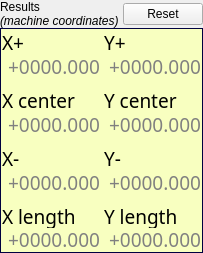
        <widget class="QWidget" name="gbResults" native="true">
         <layout class="QGridLayout" name="gridLayout_18">
          <property name="leftMargin">
           <number>0</number>
          </property>
          <property name="topMargin">
           <number>0</number>
          </property>
          <property name="rightMargin">
           <number>0</number>
          </property>
          <property name="bottomMargin">
           <number>0</number>
          </property>
          <property name="horizontalSpacing">
           <number>4</number>
          </property>
          <property name="verticalSpacing">
           <number>0</number>
          </property>
          <item row="0" column="0">
           <widget class="QLabel" name="label_5">
            <property name="text">
             <string>Results&lt;br /&gt;
&lt;i&gt;(machine coordinates)&lt;/i&gt;</string>
            </property>
            <property name="textFormat">
             <enum>Qt::RichText</enum>
            </property>
            <property name="wordWrap">
             <bool>false</bool>
            </property>
           </widget>
          </item>
          <item row="1" column="0" colspan="2">
           <widget class="QWidget" name="qwResultsXY" native="true">
            <property name="minimumSize">
             <size>
              <width>0</width>
              <height>225</height>
             </size>
            </property>
            <property name="maximumSize">
             <size>
              <width>16777215</width>
              <height>225</height>
             </size>
            </property>
            <property name="styleSheet">
             <string notr="true">#qwResultsXY{background-color: rgb(248, 255, 192); color: rgb(0, 0, 63); border-width: 1px; border-style: solid;}</string>
            </property>
            <layout class="QGridLayout" name="gridLayout_14">
             <property name="leftMargin">
              <number>0</number>
             </property>
             <property name="topMargin">
              <number>0</number>
             </property>
             <property name="rightMargin">
              <number>0</number>
             </property>
             <property name="bottomMargin">
              <number>0</number>
             </property>
             <property name="horizontalSpacing">
              <number>0</number>
             </property>
             <property name="verticalSpacing">
              <number>6</number>
             </property>
             <item row="0" column="0">
              <widget class="QWidget" name="qwResultsXY_2" native="true">
               <layout class="QVBoxLayout" name="verticalLayout_18">
                <property name="spacing">
                 <number>0</number>
                </property>
                <property name="leftMargin">
                 <number>2</number>
                </property>
                <property name="topMargin">
                 <number>2</number>
                </property>
                <property name="rightMargin">
                 <number>2</number>
                </property>
                <property name="bottomMargin">
                 <number>2</number>
                </property>
                <item>
                 <widget class="QLabel" name="lblLblPosX_2">
                  <property name="sizePolicy">
                   <sizepolicy hsizetype="Expanding" vsizetype="Fixed">
                    <horstretch>1</horstretch>
                    <verstretch>0</verstretch>
                   </sizepolicy>
                  </property>
                  <property name="maximumSize">
                   <size>
                    <width>16777215</width>
                    <height>16777215</height>
                   </size>
                  </property>
                  <property name="font">
                   <font>
                    <family>LED Calculator</family>
                    <pointsize>14</pointsize>
                   </font>
                  </property>
                  <property name="text">
                   <string notr="true">X+</string>
                  </property>
                 </widget>
                </item>
                <item>
                 <widget class="QLabel" name="qfProbeResultXmax">
                  <property name="sizePolicy">
                   <sizepolicy hsizetype="Expanding" vsizetype="Fixed">
                    <horstretch>3</horstretch>
                    <verstretch>0</verstretch>
                   </sizepolicy>
                  </property>
                  <property name="minimumSize">
                   <size>
                    <width>0</width>
                    <height>0</height>
                   </size>
                  </property>
                  <property name="font">
                   <font>
                    <family>LED Calculator</family>
                    <pointsize>14</pointsize>
                   </font>
                  </property>
                  <property name="styleSheet">
                   <string notr="true">color: #808080;</string>
                  </property>
                  <property name="text">
                   <string notr="true">+0000.000</string>
                  </property>
                  <property name="alignment">
                   <set>Qt::AlignRight|Qt::AlignTrailing|Qt::AlignVCenter</set>
                  </property>
                 </widget>
                </item>
               </layout>
              </widget>
             </item>
             <item row="0" column="1">
              <widget class="QWidget" name="qwResultsXY_3" native="true">
               <layout class="QVBoxLayout" name="verticalLayout_19">
                <property name="spacing">
                 <number>0</number>
                </property>
                <property name="leftMargin">
                 <number>2</number>
                </property>
                <property name="topMargin">
                 <number>2</number>
                </property>
                <property name="rightMargin">
                 <number>2</number>
                </property>
                <property name="bottomMargin">
                 <number>2</number>
                </property>
                <item>
                 <widget class="QLabel" name="lblLblPosY_2">
                  <property name="sizePolicy">
                   <sizepolicy hsizetype="Expanding" vsizetype="Fixed">
                    <horstretch>1</horstretch>
                    <verstretch>0</verstretch>
                   </sizepolicy>
                  </property>
                  <property name="maximumSize">
                   <size>
                    <width>16777215</width>
                    <height>16777215</height>
                   </size>
                  </property>
                  <property name="font">
                   <font>
                    <family>LED Calculator</family>
                    <pointsize>14</pointsize>
                   </font>
                  </property>
                  <property name="text">
                   <string notr="true">Y+</string>
                  </property>
                 </widget>
                </item>
                <item>
                 <widget class="QLabel" name="qfProbeResultYmax">
                  <property name="sizePolicy">
                   <sizepolicy hsizetype="Expanding" vsizetype="Fixed">
                    <horstretch>3</horstretch>
                    <verstretch>0</verstretch>
                   </sizepolicy>
                  </property>
                  <property name="minimumSize">
                   <size>
                    <width>0</width>
                    <height>0</height>
                   </size>
                  </property>
                  <property name="font">
                   <font>
                    <family>LED Calculator</family>
                    <pointsize>14</pointsize>
                   </font>
                  </property>
                  <property name="styleSheet">
                   <string notr="true">color: #808080;</string>
                  </property>
                  <property name="text">
                   <string notr="true">+0000.000</string>
                  </property>
                  <property name="alignment">
                   <set>Qt::AlignRight|Qt::AlignTrailing|Qt::AlignVCenter</set>
                  </property>
                 </widget>
                </item>
               </layout>
              </widget>
             </item>
             <item row="1" column="0">
              <widget class="QWidget" name="qwResultsXY_4" native="true">
               <layout class="QVBoxLayout" name="verticalLayout_21">
                <property name="spacing">
                 <number>0</number>
                </property>
                <property name="leftMargin">
                 <number>2</number>
                </property>
                <property name="topMargin">
                 <number>2</number>
                </property>
                <property name="rightMargin">
                 <number>2</number>
                </property>
                <property name="bottomMargin">
                 <number>2</number>
                </property>
                <item>
                 <widget class="QLabel" name="lblLblPosX_3">
                  <property name="sizePolicy">
                   <sizepolicy hsizetype="Expanding" vsizetype="Fixed">
                    <horstretch>1</horstretch>
                    <verstretch>0</verstretch>
                   </sizepolicy>
                  </property>
                  <property name="maximumSize">
                   <size>
                    <width>16777215</width>
                    <height>16777215</height>
                   </size>
                  </property>
                  <property name="font">
                   <font>
                    <family>LED Calculator</family>
                    <pointsize>14</pointsize>
                   </font>
                  </property>
                  <property name="text">
                   <string notr="true">X center</string>
                  </property>
                 </widget>
                </item>
                <item>
                 <widget class="QLabel" name="qfProbeResultXcenter">
                  <property name="sizePolicy">
                   <sizepolicy hsizetype="Expanding" vsizetype="Fixed">
                    <horstretch>3</horstretch>
                    <verstretch>0</verstretch>
                   </sizepolicy>
                  </property>
                  <property name="minimumSize">
                   <size>
                    <width>0</width>
                    <height>0</height>
                   </size>
                  </property>
                  <property name="font">
                   <font>
                    <family>LED Calculator</family>
                    <pointsize>14</pointsize>
                   </font>
                  </property>
                  <property name="styleSheet">
                   <string notr="true">color: #808080;</string>
                  </property>
                  <property name="text">
                   <string notr="true">+0000.000</string>
                  </property>
                  <property name="alignment">
                   <set>Qt::AlignRight|Qt::AlignTrailing|Qt::AlignVCenter</set>
                  </property>
                 </widget>
                </item>
               </layout>
              </widget>
             </item>
             <item row="1" column="1">
              <widget class="QWidget" name="qwResultsXY_5" native="true">
               <layout class="QVBoxLayout" name="verticalLayout_20">
                <property name="spacing">
                 <number>0</number>
                </property>
                <property name="leftMargin">
                 <number>2</number>
                </property>
                <property name="topMargin">
                 <number>2</number>
                </property>
                <property name="rightMargin">
                 <number>2</number>
                </property>
                <property name="bottomMargin">
                 <number>2</number>
                </property>
                <item>
                 <widget class="QLabel" name="lblLblPosY_3">
                  <property name="sizePolicy">
                   <sizepolicy hsizetype="Expanding" vsizetype="Fixed">
                    <horstretch>1</horstretch>
                    <verstretch>0</verstretch>
                   </sizepolicy>
                  </property>
                  <property name="maximumSize">
                   <size>
                    <width>16777215</width>
                    <height>16777215</height>
                   </size>
                  </property>
                  <property name="font">
                   <font>
                    <family>LED Calculator</family>
                    <pointsize>14</pointsize>
                   </font>
                  </property>
                  <property name="text">
                   <string notr="true">Y center</string>
                  </property>
                 </widget>
                </item>
                <item>
                 <widget class="QLabel" name="qfProbeResultYcenter">
                  <property name="sizePolicy">
                   <sizepolicy hsizetype="Expanding" vsizetype="Fixed">
                    <horstretch>3</horstretch>
                    <verstretch>0</verstretch>
                   </sizepolicy>
                  </property>
                  <property name="minimumSize">
                   <size>
                    <width>0</width>
                    <height>0</height>
                   </size>
                  </property>
                  <property name="font">
                   <font>
                    <family>LED Calculator</family>
                    <pointsize>14</pointsize>
                   </font>
                  </property>
                  <property name="styleSheet">
                   <string notr="true">color: #808080;</string>
                  </property>
                  <property name="text">
                   <string notr="true">+0000.000</string>
                  </property>
                  <property name="alignment">
                   <set>Qt::AlignRight|Qt::AlignTrailing|Qt::AlignVCenter</set>
                  </property>
                 </widget>
                </item>
               </layout>
              </widget>
             </item>
             <item row="2" column="0">
              <widget class="QWidget" name="qwResultsXY_6" native="true">
               <layout class="QVBoxLayout" name="verticalLayout_23">
                <property name="spacing">
                 <number>0</number>
                </property>
                <property name="leftMargin">
                 <number>2</number>
                </property>
                <property name="topMargin">
                 <number>2</number>
                </property>
                <property name="rightMargin">
                 <number>2</number>
                </property>
                <property name="bottomMargin">
                 <number>2</number>
                </property>
                <item>
                 <widget class="QLabel" name="lblLblPosX_4">
                  <property name="sizePolicy">
                   <sizepolicy hsizetype="Expanding" vsizetype="Fixed">
                    <horstretch>1</horstretch>
                    <verstretch>0</verstretch>
                   </sizepolicy>
                  </property>
                  <property name="maximumSize">
                   <size>
                    <width>16777215</width>
                    <height>16777215</height>
                   </size>
                  </property>
                  <property name="font">
                   <font>
                    <family>LED Calculator</family>
                    <pointsize>14</pointsize>
                   </font>
                  </property>
                  <property name="text">
                   <string notr="true">X-</string>
                  </property>
                 </widget>
                </item>
                <item>
                 <widget class="QLabel" name="qfProbeResultXmin">
                  <property name="sizePolicy">
                   <sizepolicy hsizetype="Expanding" vsizetype="Fixed">
                    <horstretch>3</horstretch>
                    <verstretch>0</verstretch>
                   </sizepolicy>
                  </property>
                  <property name="minimumSize">
                   <size>
                    <width>0</width>
                    <height>0</height>
                   </size>
                  </property>
                  <property name="font">
                   <font>
                    <family>LED Calculator</family>
                    <pointsize>14</pointsize>
                   </font>
                  </property>
                  <property name="styleSheet">
                   <string notr="true">color: #808080;</string>
                  </property>
                  <property name="text">
                   <string notr="true">+0000.000</string>
                  </property>
                  <property name="alignment">
                   <set>Qt::AlignRight|Qt::AlignTrailing|Qt::AlignVCenter</set>
                  </property>
                 </widget>
                </item>
               </layout>
              </widget>
             </item>
             <item row="2" column="1">
              <widget class="QWidget" name="qwResultsXY_7" native="true">
               <layout class="QVBoxLayout" name="verticalLayout_22">
                <property name="spacing">
                 <number>0</number>
                </property>
                <property name="leftMargin">
                 <number>2</number>
                </property>
                <property name="topMargin">
                 <number>2</number>
                </property>
                <property name="rightMargin">
                 <number>2</number>
                </property>
                <property name="bottomMargin">
                 <number>2</number>
                </property>
                <item>
                 <widget class="QLabel" name="lblLblPosY_4">
                  <property name="sizePolicy">
                   <sizepolicy hsizetype="Expanding" vsizetype="Fixed">
                    <horstretch>1</horstretch>
                    <verstretch>0</verstretch>
                   </sizepolicy>
                  </property>
                  <property name="maximumSize">
                   <size>
                    <width>16777215</width>
                    <height>16777215</height>
                   </size>
                  </property>
                  <property name="font">
                   <font>
                    <family>LED Calculator</family>
                    <pointsize>14</pointsize>
                   </font>
                  </property>
                  <property name="text">
                   <string notr="true">Y-</string>
                  </property>
                 </widget>
                </item>
                <item>
                 <widget class="QLabel" name="qfProbeResultYmin">
                  <property name="sizePolicy">
                   <sizepolicy hsizetype="Expanding" vsizetype="Fixed">
                    <horstretch>3</horstretch>
                    <verstretch>0</verstretch>
                   </sizepolicy>
                  </property>
                  <property name="minimumSize">
                   <size>
                    <width>0</width>
                    <height>0</height>
                   </size>
                  </property>
                  <property name="font">
                   <font>
                    <family>LED Calculator</family>
                    <pointsize>14</pointsize>
                   </font>
                  </property>
                  <property name="styleSheet">
                   <string notr="true">color: #808080;</string>
                  </property>
                  <property name="text">
                   <string notr="true">+0000.000</string>
                  </property>
                  <property name="alignment">
                   <set>Qt::AlignRight|Qt::AlignTrailing|Qt::AlignVCenter</set>
                  </property>
                 </widget>
                </item>
               </layout>
              </widget>
             </item>
             <item row="3" column="0">
              <widget class="QWidget" name="qwResultsXY_8" native="true">
               <layout class="QVBoxLayout" name="verticalLayout_24">
                <property name="spacing">
                 <number>0</number>
                </property>
                <property name="leftMargin">
                 <number>2</number>
                </property>
                <property name="topMargin">
                 <number>2</number>
                </property>
                <property name="rightMargin">
                 <number>2</number>
                </property>
                <property name="bottomMargin">
                 <number>2</number>
                </property>
                <item>
                 <widget class="QLabel" name="lblLblPosX_5">
                  <property name="sizePolicy">
                   <sizepolicy hsizetype="Expanding" vsizetype="Fixed">
                    <horstretch>1</horstretch>
                    <verstretch>0</verstretch>
                   </sizepolicy>
                  </property>
                  <property name="maximumSize">
                   <size>
                    <width>16777215</width>
                    <height>16777215</height>
                   </size>
                  </property>
                  <property name="font">
                   <font>
                    <family>LED Calculator</family>
                    <pointsize>14</pointsize>
                   </font>
                  </property>
                  <property name="text">
                   <string notr="true">X length</string>
                  </property>
                 </widget>
                </item>
                <item>
                 <widget class="QLabel" name="qfProbeResultXlength">
                  <property name="sizePolicy">
                   <sizepolicy hsizetype="Expanding" vsizetype="Fixed">
                    <horstretch>3</horstretch>
                    <verstretch>0</verstretch>
                   </sizepolicy>
                  </property>
                  <property name="minimumSize">
                   <size>
                    <width>0</width>
                    <height>0</height>
                   </size>
                  </property>
                  <property name="font">
                   <font>
                    <family>LED Calculator</family>
                    <pointsize>14</pointsize>
                   </font>
                  </property>
                  <property name="styleSheet">
                   <string notr="true">color: #808080;</string>
                  </property>
                  <property name="text">
                   <string notr="true">+0000.000</string>
                  </property>
                  <property name="alignment">
                   <set>Qt::AlignRight|Qt::AlignTrailing|Qt::AlignVCenter</set>
                  </property>
                 </widget>
                </item>
               </layout>
              </widget>
             </item>
             <item row="3" column="1">
              <widget class="QWidget" name="qwResultsXY_9" native="true">
               <layout class="QVBoxLayout" name="verticalLayout_25">
                <property name="spacing">
                 <number>0</number>
                </property>
                <property name="leftMargin">
                 <number>2</number>
                </property>
                <property name="topMargin">
                 <number>2</number>
                </property>
                <property name="rightMargin">
                 <number>2</number>
                </property>
                <property name="bottomMargin">
                 <number>2</number>
                </property>
                <item>
                 <widget class="QLabel" name="lblLblPosY_5">
                  <property name="sizePolicy">
                   <sizepolicy hsizetype="Expanding" vsizetype="Fixed">
                    <horstretch>1</horstretch>
                    <verstretch>0</verstretch>
                   </sizepolicy>
                  </property>
                  <property name="maximumSize">
                   <size>
                    <width>16777215</width>
                    <height>16777215</height>
                   </size>
                  </property>
                  <property name="font">
                   <font>
                    <family>LED Calculator</family>
                    <pointsize>14</pointsize>
                   </font>
                  </property>
                  <property name="text">
                   <string notr="true">Y length</string>
                  </property>
                 </widget>
                </item>
                <item>
                 <widget class="QLabel" name="qfProbeResultYlength">
                  <property name="sizePolicy">
                   <sizepolicy hsizetype="Expanding" vsizetype="Fixed">
                    <horstretch>3</horstretch>
                    <verstretch>0</verstretch>
                   </sizepolicy>
                  </property>
                  <property name="minimumSize">
                   <size>
                    <width>0</width>
                    <height>0</height>
                   </size>
                  </property>
                  <property name="font">
                   <font>
                    <family>LED Calculator</family>
                    <pointsize>14</pointsize>
                   </font>
                  </property>
                  <property name="styleSheet">
                   <string notr="true">color: #808080;</string>
                  </property>
                  <property name="text">
                   <string notr="true">+0000.000</string>
                  </property>
                  <property name="alignment">
                   <set>Qt::AlignRight|Qt::AlignTrailing|Qt::AlignVCenter</set>
                  </property>
                 </widget>
                </item>
               </layout>
              </widget>
             </item>
            </layout>
           </widget>
          </item>
          <item row="0" column="1">
           <widget class="QPushButton" name="btnResetResults">
            <property name="text">
             <string>Reset</string>
            </property>
           </widget>
          </item>
         </layout>
        </widget>
